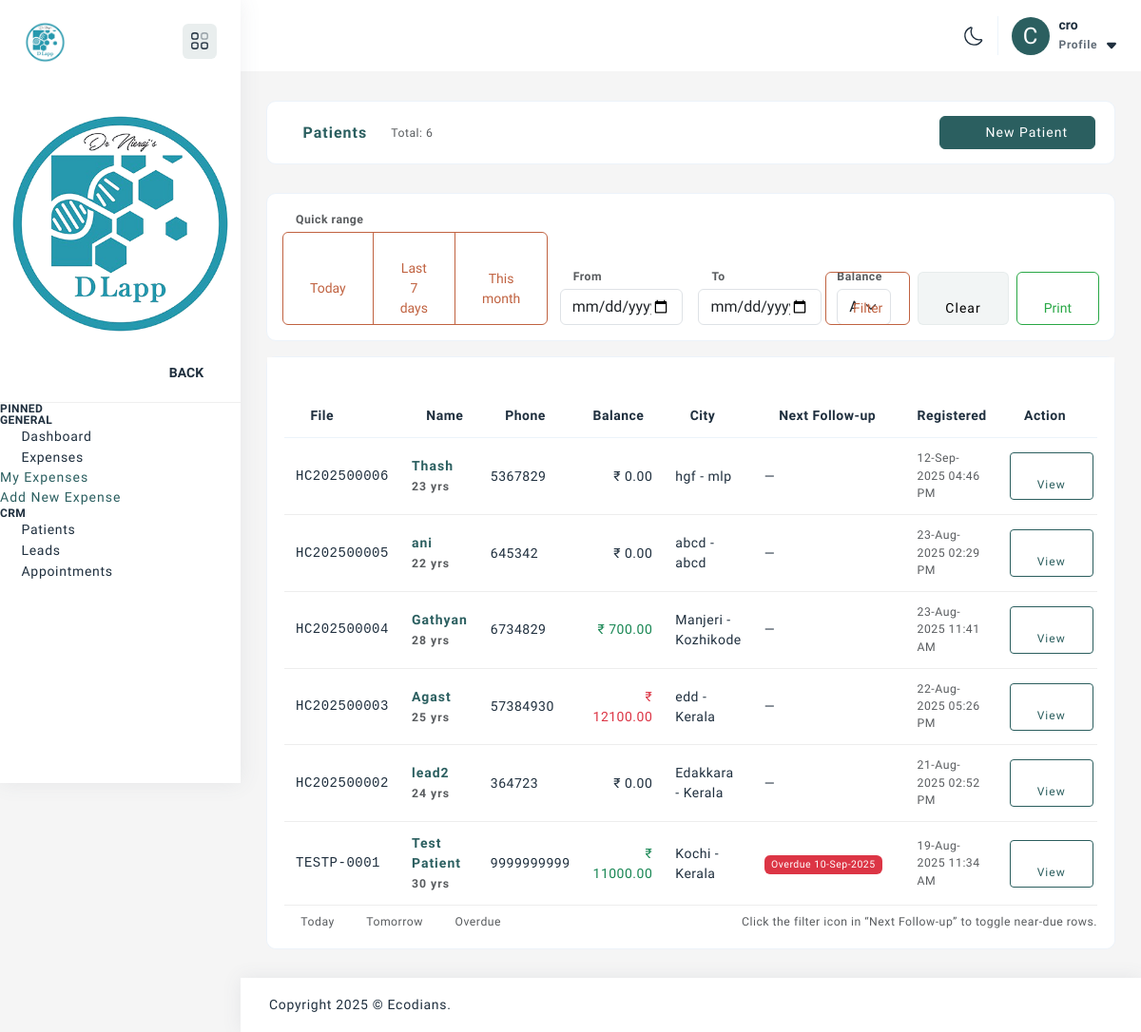
The page /patients/ (signed in) on the database its author committed.
### core/models.py (models this page shows, shortened)
class User(AbstractUser):
    USER_TYPE_CHOICES = [
        ('doctor', 'Doctor'),
        ('consulting_doctor', 'Consulting Doctor'),
        ('super_user', 'Super User'),
        ('operation_manager', 'Operation Manager'),
        ('pharmacy_manager', 'Pharmacy Manager'),
        ('receptionist', 'Receptionist'),
        ('staff', 'Staff'),
        ('cro', 'CRO'),
    ]
    id = models.UUIDField(primary_key=True, default=uuid.uuid4, editable=False)
    user_type = models.CharField(max_length=20, choices=USER_TYPE_CHOICES)
    phone_regex = RegexValidator(regex=r'^\+?1?\d{9,15}$')
    phone_number = models.CharField(validators=[phone_regex], max_length=17, blank=True)
    address = models.TextField(blank=True)
    is_active = models.BooleanField(default=True)
    created_at = models.DateTimeField(auto_now_add=True)
    created_by = models.ForeignKey('self', on_delete=models.SET_NULL, null=True, blank=True)
    class Meta:
        db_table = 'users'

class Patient(models.Model):
    GENDER_CHOICES = [
        ('male', 'Male'),
        ('female', 'Female'),
        ('others', 'Others'),
    ]
    id = models.UUIDField(primary_key=True, default=uuid.uuid4, editable=False)
    file_number = models.CharField(max_length=20, unique=True, blank=True)
    name = models.CharField(max_length=200)
    age = models.PositiveIntegerField()
    date_of_birth = models.DateField()
    gender = models.CharField(max_length=10, choices=GENDER_CHOICES)
    phone_number = models.CharField(max_length=17)
    email = models.EmailField(blank=True)
    address = models.TextField()
    city = models.CharField(max_length=100)
    district = models.CharField(max_length=100)
    pincode = models.CharField(max_length=10, blank=True)
    occupation = models.CharField(max_length=100, blank=True)
    referred_by = models.CharField(max_length=200, blank=True)
    referral_source = models.CharField(max_length=200, blank=True)
    emergency_contact_name = models.CharField(max_length=200, blank=True)
    emergency_contact_phone = models.CharField(max_length=17, blank=True)
    registered_by = models.ForeignKey('User', on_delete=models.SET_NULL, null=True, related_name='registered_patients')
    created_at = models.DateTimeField(auto_now_add=True)
    updated_at = models.DateTimeField(auto_now=True)
    is_active = models.BooleanField(default=True)
    balance = models.DecimalField(max_digits=12, decimal_places=2, default=Decimal("0.00"))
    class Meta:
        db_table = 'patients'

### core/views.py (the view)
# urls.py: path('patients/', v.patient_list, name='patient_list'),
@group_required('Receptionist','CRO','OperationsManager','Doctor','ConsultingDoctor','PharmacyManager','Staff')
def patient_list(request):
    today = timezone.localdate()
    def parse_iso(d, default=None):
        if isinstance(d, date):
            return d
        try:
            return date.fromisoformat(d) if d else default
        except (TypeError, ValueError):
            return default
    today_date = timezone.localdate()
    tomorrow_date = today_date + timedelta(days=1)
    start_raw = request.GET.get('from')
    end_raw = request.GET.get('to')
    start = parse_iso(start_raw)
    end = parse_iso(end_raw)
    if end and start and end < start:
        start, end = end, start
    qs = Patient.objects.all()
    qs = apply_date_range(qs, 'created_at', start, end)
    upcoming_sub = (FollowUp.objects
        .filter(
            patient=OuterRef('pk'),
            next_followup_date__isnull=False,
            next_followup_date__gte=today_date,
        )
        .order_by('next_followup_date')
        .values('next_followup_date')[:1])
    latest_past_sub = (FollowUp.objects
        .filter(
            patient=OuterRef('pk'),
            next_followup_date__lt=today_date,
            next_followup_date__isnull=False,
        )
        .order_by('-next_followup_date')
        .values('next_followup_date')[:1])
    qs = (qs
        .annotate(upcoming_fu=Subquery(upcoming_sub, output_field=DateField()))
        .annotate(latest_past_fu=Subquery(latest_past_sub, output_field=DateField()))
        .annotate(next_fu=Coalesce('upcoming_fu', 'latest_past_fu'))
        .annotate(
            status=Case(
                When(next_fu__isnull=False, then=Case(
                    When(next_fu=today_date, then=Value('today')),
                    When(next_fu=tomorrow_date, then=Value('tomorrow')),
                    When(next_fu__lt=today_date, then=Value('overdue')),
                    default=Value('upcoming'),
                )),
                default=Value('none'),
                output_field=CharField()
            )
        ))
    balance_status = request.GET.get('balance_status')
    bill_subquery = Bill.objects.filter(patient=OuterRef('pk')).values('patient').annotate(
        total_due_calc=Sum(Case(
            When(total_amount__gt=F('paid_amount'), then=F('total_amount') - F('paid_amount')),
            default=Value(0),
            output_field=DecimalField()
        )),
        total_advance_calc=Sum(Case(
            When(paid_amount__gt=F('total_amount'), then=F('paid_amount') - F('total_amount')),
            default=Value(0),
            output_field=DecimalField()
        ))
    )
    qs = qs.annotate(
        total_due=Coalesce(Subquery(bill_subquery.values('total_due_calc'), output_field=DecimalField()), Decimal('0.00')),
        total_advance=Coalesce(Subquery(bill_subquery.values('total_advance_calc'), output_field=DecimalField()), Decimal('0.00'))
    )
    if balance_status == 'due':
        qs = qs.filter(total_due__gt=0)
    elif balance_status == 'advance':
        qs = qs.filter(total_advance__gt=0)
    elif balance_status == 'settled':
        qs = qs.filter(total_due=0, total_advance=0)
    qs = qs.order_by('-created_at')
    ctx = {
        'patients': qs,
        'selected': {
            'from': start,
            'to': end,
            'balance_status': balance_status, # Pass the selected status to the template
        },
        'today_date': today_date,
    }
    return render(request, 'patients/list.html', ctx)

### templates/patients/list.html (shortened to what this page needs)
{% extends 'base.html' %}
{% block content %}
<div class="container-fluid default-dashboard">
  <div class="row">
    <div class="col-12 project-list">
      <div class="card">
          <div class="row align-items-center">
              <div class="col-6 p-0">
                  <ul class="nav nav-tabs border-tab d-flex" role="tablist">
                      <li class="nav-item">
                          <a class="nav-link active" href="#" role="tab" aria-selected="true">
                              <i class="fa fa-users me-2"></i>Patients
                          </a>
                      </li>
                      <li class="nav-item">
                          <span class="text-muted small">
                              <i class="fa fa-hashtag me-1"></i>Total: {{ patients|length }}
                          </span>
                      </li>
                  </ul>
              </div>
              <div class="col-6 p-0 d-flex justify-content-end align-items-center gap-2">
                  <a class="btn btn-primary" href="{% url 'patient_create' %}">
                      <i class="fa fa-plus-square me-2"></i>New Patient
                  </a>
              </div>
          </div>
      </div>
    </div>
    <div class="col-md-12">
      <form class="card p-3 mb-3 " method="get" id="filterForm">
        <div class="row g-3 align-items-end">
          <div class="col-12 col-md-4">
            <label class="form-label mb-1 small text-muted">
              <i class="fa fa-bolt me-1"></i>Quick range
            </label>
            <div class="btn-group w-100" role="group">
              <button class="btn btn-outline-secondary" type="button" data-range="today">
                <i class="fa fa-calendar-o me-1"></i>Today
              </button>
              <button class="btn btn-outline-secondary" type="button" data-range="7d">
                <i class="fa fa-calendar me-1"></i>Last 7 days
              </button>
              <button class="btn btn-outline-secondary" type="button" data-range="month">
                <i class="fa fa-calendar-check-o me-1"></i>This month
              </button>
            </div>
          </div>
          <div class="col-12 col-md-2">
            <label class="form-label mb-1 small text-muted">
              <i class="fa fa-sign-in me-1"></i>From
            </label>
            <input type="date" class="form-control" name="from"
                   value="{{ selected.from|date:'Y-m-d' }}"
                   max="{{ selected.to|date:'Y-m-d' }}">
          </div>
          <div class="col-12 col-md-2">
            <label class="form-label mb-1 small text-muted">
              <i class="fa fa-sign-out me-1"></i>To
            </label>
            <input type="date" class="form-control" name="to"
                   value="{{ selected.to|date:'Y-m-d' }}"
                   min="{{ selected.from|date:'Y-m-d' }}">
          </div>
          <div class="col-12 col-md-1">
            <label class="form-label mb-1 small text-muted">
              <i class="fa fa-money me-1"></i>Balance
            </label>
            <select class="form-select" name="balance_status">
              <option value="" {% if not selected.balance_status %}selected{% endif %}>All</option>
            </select>
          </div>
          <div class="col-12 col-md-3 d-flex gap-2 justify-content-md-end">
            <button class="btn btn-outline-secondary flex-fill" type="submit">
              <i class="fa fa-filter me-2"></i>Filter
            </button>
            <a class="btn btn-light flex-fill" href="{% url 'patient_list' %}">
              <i class="fa fa-refresh me-2"></i>Clear
            </a>
            <button type="button" class="btn btn-outline-success flex-fill" onclick="printPatients()">
              <i class="fa fa-print me-2"></i>Print
            </button>
          </div>
        </div>
      </form>
    </div>
    <div class="col-sm-12">
      <div class="card">
        <div class="card-body">
          <div class="table-responsive custom-scrollbar">
            <table class="display table table-hover align-middle" id="basic-1">
              <thead>
                <tr>
                  <th><i class="fa fa-folder-open-o me-1"></i>File</th>
                  <th><i class="fa fa-user me-1"></i>Name</th>
                  <th><i class="fa fa-phone me-1"></i>Phone</th>
                  <th><i class="fa fa-money me-1"></i>Balance</th>
                  <th><i class="fa fa-building-o me-1"></i>City</th>
                  <th class="text-nowrap">
                    <i class="fa fa-calendar me-1"></i>Next Follow-up
                    <i class="fa fa-filter ms-1 text-muted nextfu-filter"
                       style="cursor:pointer;" title="Filtering: All"></i>
                  </th>
                  <th><i class="fa fa-clock-o me-1"></i>Registered</th>
                  <th><i class="fa fa-cog me-1"></i>Action</th>
                </tr>
              </thead>
              <tbody>
                {% now "U" as now_ts %}
                {% for p in patients %}
                {% with fu_ts=p.next_fu|date:"U" %}
                <tr>
                  <td class="font-monospace">{{ p.file_number }}</td>
                  <td>
                    <a class="text-decoration-none fw-semibold" href="{% url 'patient_detail' p.pk %}">
                      {{ p.name }}
                      <br>
                      <span class="small text-muted">
                        {% if p.age %}{{ p.age }} yrs{% else %}—{% endif %}
                      </span>
                    </a>
                  </td>
                  <td>{{ p.phone_number }}</td>
                  <td class="text-end">
                    {% if p.balance > 0 %}
                      <span class="text-danger">₹ {{ p.balance|floatformat:2 }}</span>
                    {% elif p.balance < 0 %}
                      <span class="text-success">₹ {{ p.balance|floatformat:2|slice:"1:" }}</span>
                    {% else %}
                      <span>₹ 0.00</span>
                    {% endif %}
                  </td>
                  <td>{{ p.city|default:"—" }}{% if p.district %} - {{ p.district }}{% endif %}</td>
                  <td class="text-nowrap nextfu-cell" data-order="{{ p.next_fu|date:'U'|default:0 }}">
                    {% if p.next_fu %}
                      {% if p.status == 'today' %}
                        <span class="badge bg-success">Today {{ p.next_fu|date:"d-M-Y" }}</span>
                      {% elif p.status == 'overdue' %}
                        <span class="badge bg-danger">Overdue {{ p.next_fu|date:"d-M-Y" }}</span>
                      {% elif p.status == 'tomorrow' %}
                        <span class="badge bg-warning text-dark">Tomorrow {{ p.next_fu|date:"d-M-Y" }}</span>
                      {% else %}
                        <span class="badge bg-info">{{ p.next_fu|date:"d-M-Y" }}</span>
                      {% endif %}
                    {% else %}
                      —
                    {% endif %}
                  </td>
                  <td data-order="{{ p.created_at|date:'U' }}">
                    <span class="small text-muted">{{ p.created_at|date:"d-M-Y h:i A" }}</span>
                  </td>
                  <td>
                    <a class="btn btn-sm btn-outline-primary" href="{% url 'patient_detail' p.pk %}">
                      <i class="fa fa-eye me-1"></i>View
                    </a>
                  </td>
                </tr>
                {% endwith %}
                {% endfor %}
              </tbody>
            </table>
          </div>
          <div class="small text-muted mt-2 d-flex align-items-center gap-3">
            <span><i class="fa fa-square text-success me-1"></i> Today</span>
            <span><i class="fa fa-square text-warning me-1"></i> Tomorrow</span>
            <span><i class="fa fa-square text-danger me-1"></i> Overdue</span>
            <span class="ms-auto d-none d-md-inline">
              <i class="fa fa-filter me-1"></i>
              Click the filter icon in “Next Follow-up” to toggle near-due rows.
            </span>
          </div>
        </div>
      </div>
    </div>
  </div>
</div>
      {% load static %}
{% endblock %}

### templates/includes/page_header.html (shortened to what this page needs)
{% load static %}
<div class="page-header">
    <div class="header-wrapper row m-0">
        <div class="nav-right col-xl-8 col-lg-12 col-auto pull-right right-header p-0">
        <ul class="nav-menus">
            <li>
            <div class="mode">
                <svg class="for-light">
                <use href="{% static 'assets/svg/icon-sprite.svg' %}#Sun"></use>
                </svg>
            </div>
            </li>
            <li class="profile-nav onhover-dropdown pe-0 py-0">
            <div class="d-flex align-items-center profile-media">
                <div class="b-r-25 bg-primary text-white d-flex align-items-center justify-content-center" style="width:40px;height:40px;font-size:1.5rem;">
                    {{ request.user.get_full_name|default:''|slice:":1"|upper }}
                </div>
                <div class="flex-grow-1 user"><span>{{ request.user.get_full_name|default:request.user.username  }}</span>
                <p class="mb-0 font-nunito">Profile
                    <svg>
                    <use href="{% static 'assets/svg/icon-sprite.svg' %}#header-arrow-down"></use>
                    </svg>
                </p>
                </div>
            </div>
            </li>
        </ul>
        </div>
    </div>
</div>

### rows shown on the page
User: user.get_full_name "C", user.get_full_name "cro"
Patient: file_number "HC202500006", name "Thash", age "23", phone_number "5367829", balance "₹ 0.00", city "hgf", district "mlp", created_at "12-Sep-2025 04:46 PM"
Patient: file_number "HC202500005", name "ani", age "22", phone_number "645342", balance "₹ 0.00", city "abcd", district "abcd", created_at "23-Aug-2025 02:29 PM"
Patient: file_number "HC202500004", name "Gathyan", age "28", phone_number "6734829", balance "700.00", city "Manjeri", district "Kozhikode", created_at "23-Aug-2025 11:41 AM"
Patient: file_number "HC202500003", name "Agast", age "25", phone_number "57384930", balance "12100.00", city "edd", district "Kerala", created_at "22-Aug-2025 05:26 PM"
Patient: file_number "HC202500002", name "lead2", age "24", phone_number "364723", balance "₹ 0.00", city "Edakkara", district "Kerala", created_at "21-Aug-2025 02:52 PM"
Patient: file_number "TESTP-0001", name "Test Patient", age "30", phone_number "9999999999", balance "11000.00", city "Kochi", district "Kerala", next_fu "10-Sep-2025", created_at "19-Aug-2025 11:34 AM"

### other values the page prints
{{ patients|length }} "6"
